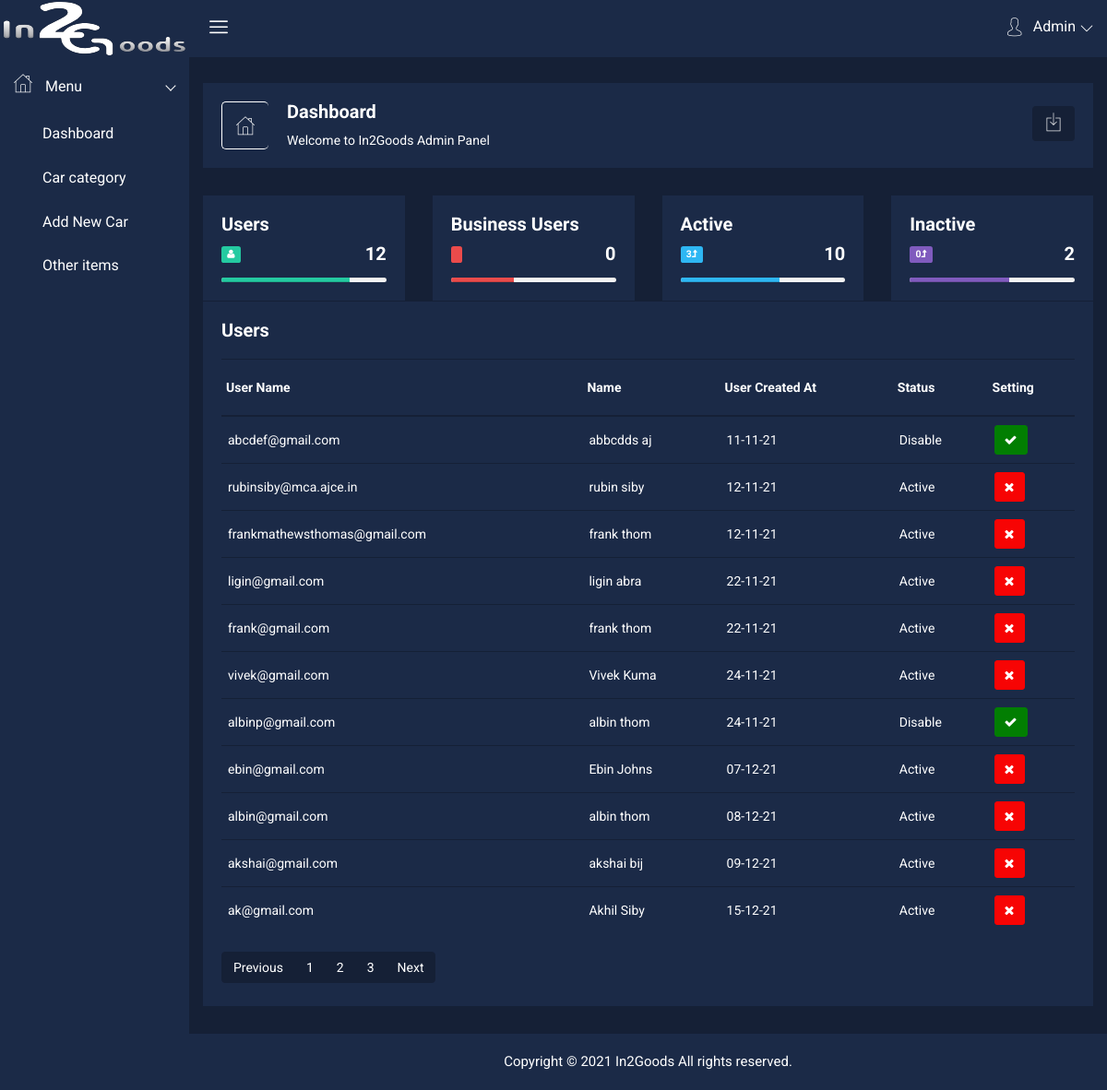
Before: /admin/admin.php with the older database file.
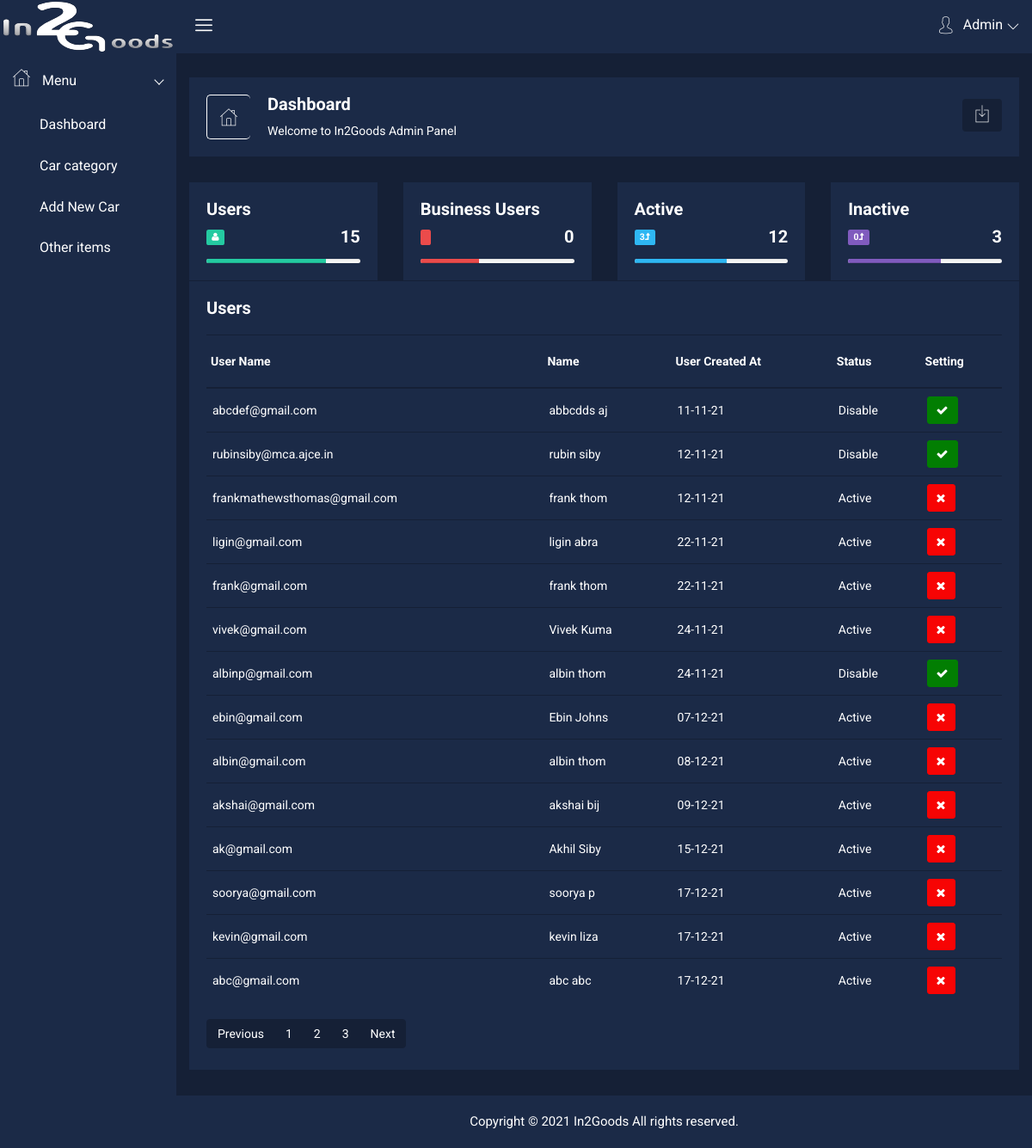
After: the same page with the newer database file.
### tables this page shows
CREATE TABLE IF NOT EXISTS `tbl_user` (
  `user_id` int(10) NOT NULL AUTO_INCREMENT,
  `username` varchar(100) NOT NULL,
  `password` varchar(100) NOT NULL,
  `user_status` int(1) NOT NULL DEFAULT '1',
  `name` varchar(10) NOT NULL,
  `user_created_at` varchar(10) NOT NULL,
  PRIMARY KEY (`user_id`)
);

### admin/admin.php (the view, shortened to what the changed rows need)
<?php
include "../include/dbconnect.php";
?>
<!doctype html>
<html class="no-js" lang="en">
<head>
    <link rel="stylesheet" href="css/bootstrap.min.css">
    <link rel="stylesheet" href="css/font-awesome.min.css">
    <link rel="stylesheet" href="css/nalika-icon.css">
    <link rel="stylesheet" href="css/owl.carousel.css">
    <link rel="stylesheet" href="css/owl.theme.css">
    <link rel="stylesheet" href="css/owl.transitions.css">
    <link rel="stylesheet" href="css/animate.css">
    <link rel="stylesheet" href="css/normalize.css">
    <link rel="stylesheet" href="css/meanmenu.min.css">
    <link rel="stylesheet" href="css/main.css">
    <link rel="stylesheet" href="css/morrisjs/morris.css">
    <link rel="stylesheet" href="css/scrollbar/jquery.mCustomScrollbar.min.css">
    <link rel="stylesheet" href="css/metisMenu/metisMenu.min.css">
    <link rel="stylesheet" href="css/metisMenu/metisMenu-vertical.css">
    <link rel="stylesheet" href="css/calendar/fullcalendar.min.css">
    <link rel="stylesheet" href="css/calendar/fullcalendar.print.min.css">
    <link rel="stylesheet" href="style.css">
    <link rel="stylesheet" href="css/responsive.css">
</head>
<body>
    <div class="all-content-wrapper">
        <div class="header-advance-area">
            <div class="breadcome-area">
                <div class="container-fluid">
                    <div class="row">
                        <div class="col-lg-12 col-md-12 col-sm-12 col-xs-12">
                            <div class="breadcome-list">
                                <div class="row">
                                    <div class="col-lg-6 col-md-6 col-sm-6 col-xs-6">
                                        <div class="breadcomb-wp">
                                            <div class="breadcomb-ctn">
                                                <h2>Dashboard </h2>
                                            </div>
                                        </div>
                                    </div>
                                </div>
                            </div>
                        </div>
                    </div>
                </div>
            </div>
        </div>
        <div class="section-admin container-fluid">
            <div class="row admin text-center">
                <div class="col-md-12">
                    <div class="row">
                        <div class="col-lg-3 col-md-3 col-sm-3 col-xs-12">
                            <div class="admin-content analysis-progrebar-ctn res-mg-t-15">
                                <div class="row vertical-center-box vertical-center-box-tablet">
                                    <div class="col-xs-9 cus-gh-hd-pro">
                                        <h2 class="text-right no-margin"><?php
                                                                            $sql = "select count(*) AS count from tbl_user";
                                                                            $result = mysqli_query($connect, $sql);
                                                                            $row =  mysqli_fetch_array($result);
                                                                            echo $row['count'];
                                                                            ?></h2>
                                    </div>
                                </div>
                            </div>
                        </div>
                        <div class="col-lg-3 col-md-3 col-sm-3 col-xs-12" style="margin-bottom:1px;">
                            <div class="admin-content analysis-progrebar-ctn res-mg-t-30">
                                <div class="row vertical-center-box vertical-center-box-tablet">
                                    <div class="col-xs-9 cus-gh-hd-pro">
                                        <h2 class="text-right no-margin">0</h2>
                                    </div>
                                </div>
                            </div>
                        </div>
                        <div class="col-lg-3 col-md-3 col-sm-3 col-xs-12">
                            <div class="admin-content analysis-progrebar-ctn res-mg-t-30">
                                <div class="row vertical-center-box vertical-center-box-tablet">
                                    <div class="col-xs-9 cus-gh-hd-pro">
                                        <h2 class="text-right no-margin"><?php
                                                                            $sql = "select count(*) AS count from tbl_user where user_status!=0";
                                                                            $result = mysqli_query($connect, $sql);
                                                                            $row =  mysqli_fetch_array($result);
                                                                            echo $row['count'];
                                                                            ?></h2>
                                    </div>
                                </div>
                            </div>
                        </div>
                        <div class="col-lg-3 col-md-3 col-sm-3 col-xs-12">
                            <div class="admin-content analysis-progrebar-ctn res-mg-t-30">
                                <div class="row vertical-center-box vertical-center-box-tablet">
                                    <div class="col-xs-9 cus-gh-hd-pro">
                                        <h2 class="text-right no-margin"><?php
                                                                            $sql = "select count(*) AS count from tbl_user where user_status=0";
                                                                            $result = mysqli_query($connect, $sql);
                                                                            $row =  mysqli_fetch_array($result);
                                                                            echo $row['count'];
                                                                            ?></h2>
                                    </div>
                                </div>
                            </div>
                        </div>
                    </div>
                </div>
            </div>
        </div>
        <div class="product-status mg-b-30 mt-2">
            <div class="container-fluid">
                <div class="row">
                    <div class="col-lg-12 col-md-12 col-sm-12 col-xs-12">
                        <div class="product-status-wrap">
                            <h4>Users</h4><?php
                            $sql1 = "select *  from tbl_user where user_status!=2";
                                                                            $result1 = mysqli_query($connect, $sql1);
                                                                            ?>
                            <table>
                                <tr>
                                    <th>User Name</th>
                                    <th>Name</th>
                                    <th>User Created At</th>
                                    <th>Status</th>
                                    <th>Setting</th>
                                </tr>
                                <?php
                                    while($row1=  mysqli_fetch_array($result1))
                                    {
                                        echo "<tr>
                                        <td>".$row1['username']."</td>
                                        <td>".$row1['name']."</td>
                                        <td>".$row1['user_created_at']."</td>
                                        <td>";
                                            if($row1['user_status']==1){
                                             echo 'Active';
                                            }
                                            else
                                            {
                                                echo 'Disable';
                                            }
                                            echo "
                                        </td>
                                          <td>";
                                          if($row1['user_status'] == 1)
                                          {
                                        echo "
                                          <form action='./changestatus.php' method='post'><button type='submit' name='deleteItem' value='" . $row1['user_id'] . "' data-toggle='tooltip' title='Deactivate User' class='pd-setting-ed'><i class='fa fa-close' aria-hidden='true'></i></button></form>";
                                          }
                                          else
                                          {
                                              echo"
                                            <form action='./changestatus.php' method='post'><button type='submit' name='deleteItem1' value='" . $row1['user_id'] . "' data-toggle='tooltip' title='Active User' class='pd-setting-ed1'><i class='fa fa-check' aria-hidden='true'></i></button></form>";
                                          }
                                          echo "</td>
                                    </tr>";
                                    }
                                ?>
                            </table>
                        </div>
                    </div>
                </div>
            </div>
        </div>
    </div>
</body>
</html>

Changed rows visible on the page:
changed tbl_user "rubinsiby@mca.ajce.in": user_status "Active" → "Disable"
added tbl_user: username "soorya@gmail.com", name "soorya p", user_created_at "17-12-21", user_status "Active", $row1['user_id'] 132 (drawn)
added tbl_user: username "kevin@gmail.com", name "kevin liza", user_created_at "17-12-21", user_status "Active", $row1['user_id'] 133 (drawn)
added tbl_user: username "abc@gmail.com", name "abc abc", user_created_at "17-12-21", user_status "Active", $row1['user_id'] 134 (drawn)
Other visible differences:
$row['count']: "12" → "15"
$row['count']: "10" → "12"
$row['count']: "2" → "3"
